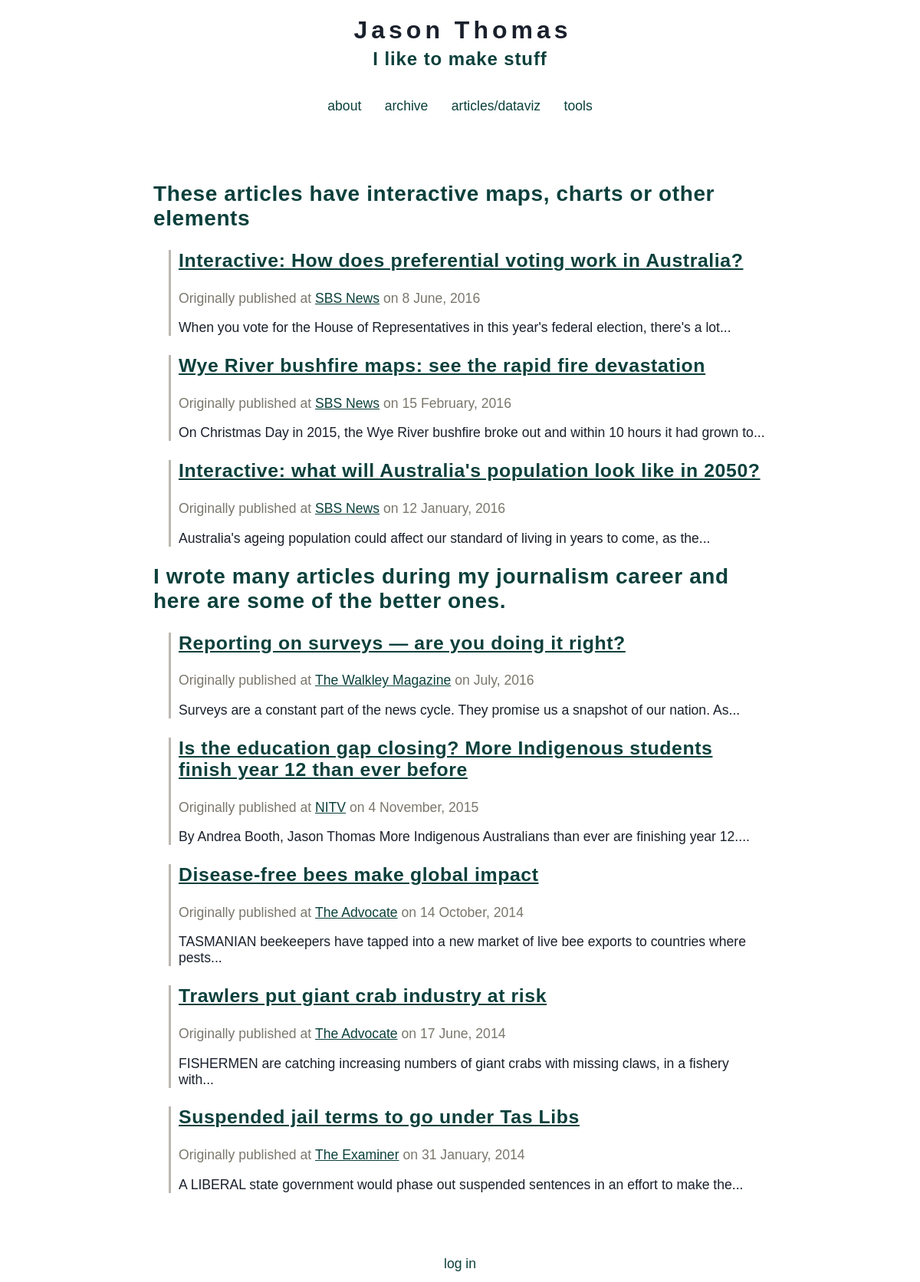
The page /articles on the database its author committed.
### tables this page shows
CREATE TABLE "articles" (
	"id"	integer PRIMARY KEY AUTOINCREMENT,
	"publishDate"	date NOT NULL,
	"link"	text NOT NULL,
	"title"	text NOT NULL,
	"text"	text NOT NULL,
	"interactive"	NUMERIC NOT NULL DEFAULT 0
);

### app.py (the view)
@app.route('/articles')
def show_articles():
    session.pop('logged_in', None)
    articles = get_sql_records("articles")
    interactive_articles, non_interactive_articles = sort_articles(articles)
    print(non_interactive_articles[1]["db_order"])
    return render_template('show_articles.html',
                            interactive_articles=interactive_articles,
                            non_interactive_articles=non_interactive_articles)

### app.py (called while the page is built)
def connect_db():
    return sqlite3.connect(app.config['DATABASE'])

def get_sql_records(table):
    if table == "articles":
        cursor = g.db.execute('select title, publishDate, link, text, interactive from articles order by id asc')
        articles = [dict(title=row[0], date=row[1], link=row[2], text=row[3], interactive=row[4]) for row in cursor.fetchall()]
        return articles
    elif table == "entries":
        cursor = g.db.execute('select title, entryDate, text from entries order by id asc')
        entries = [dict(title=row[0], date=row[1], text=row[2]) for row in cursor.fetchall()]
        return entries
    else:
        raise sqlite3.DatabaseError

def sort_articles(articles):
    interactive_articles = []
    non_interactive_articles = []
    for i, article in enumerate(articles):
        article["db_order"] = i
        if article["interactive"] == 1:
            interactive_articles.append(article)
        elif article["interactive"] == 0:
            non_interactive_articles.append(article)
        else:
            raise AttributeError("The database doesn't have interactive flag")
    return interactive_articles, non_interactive_articles

@app.before_request
def before_request():
    g.db = connect_db()

@app.teardown_request
def teardown_request(exception):
    db = getattr(g, 'db', None)
    if db is not None:
        db.close()

@app.after_request
def after_request(response):
    response.headers.set('X-Content-Type-Options', 'nosniff')
    response.headers.set('X-Frame-Options', 'SAMEORIGIN')
    response.headers.set('X-XSS-Protection', '1; mode=block')
    response.headers.set('Strict-Transport-Security', 'max-age=63072000')
    return response

### templates/show_articles.html
{% extends "layout.html" %}
{% block body %}
  <h2>These articles have interactive maps, charts or other elements</h2>
  <ul class=articles>
  {% set articles_length=interactive_articles|length %}
  {% if articles_length > 0 %}
    {% for article in interactive_articles|reverse() %}
      {% set this_article_i=article.db_order %}
      <li class=articleLink value=><a href="/article?articleNum={{this_article_i}}">
          <h3>{{ article.title }}</h3></a>
          <div class=publishedDetails>
            <p class=dateText>Originally published at</p>
            {{ article.link |safe }}
            <p class=dateText> on {{ article.date|safe }}</p>
          </div>
          <p>{{article.text|striptags|truncate(100) }}</p>
    {% endfor %}
  {% else %}
    <li><em>Why not say something?</em>
  {% endif %}
  </ul>
  <h2>I wrote many articles during my journalism career and here are some of the better ones.</h2>
  <ul class=articles>
  {% set articles_length=non_interactive_articles|length %}
  {% if articles_length > 0 %}
    {% for article in non_interactive_articles|reverse() %}
      {% set this_article_i=article.db_order %}
      <li class=articleLink value=><a href="/article?articleNum={{this_article_i}}">
          <h3>{{ article.title }}</h3></a>
          <div class=publishedDetails>
            <p class=dateText>Originally published at</p>
            {{ article.link |safe }}
            <p class=dateText> on {{ article.date|safe }}</p>
          </div>
          <p>{{article.text|striptags|truncate(100) }}</p>
    {% endfor %}
  {% else %}
    <li><em>Why not say something?</em>
  {% endif %}
  </ul>
{% endblock %}

### templates/layout.html (shortened to what this page needs)
<!doctype html>
<link rel="stylesheet" href="{{ url_for('static', filename='default.css') }}">
<link rel=stylesheet type=text/css href="{{ url_for('static', filename='style.css') }}">
<div class=topBanner>
  <a href="/">
    <h1>Jason Thomas</h1>
    <h4>I like to make stuff</h4>
  </a>
</div>
<div class=topLinks>
  <a href="{{ url_for('about') }}">about</a>
  <a href="{{ url_for('show_archive') }}">archive</a>
  <a href="{{ url_for('show_articles') }}">articles/dataviz</a>
  <a href="{{ url_for('my_work') }}">tools</a>
</div>
<div class=page>
  {% block body %}{% endblock %}
</div>
<div class=metanav>
  {% if not session.logged_in %}
    <a href="{{ url_for('login') }}">log in</a>
  {% else %}
    <a href="{{ url_for('logout') }}">log out</a>
  {% endif %}
</div>

### static/style.css (style rules this page uses)
a,h2,h3 { color: #0C403C; }
a:link { text-decoration: none; }
h1,h2,h3,h4 { letter-spacing: 0.6px; }
.page { margin: 3em auto; padding: .8em; max-width: 800px; }
.page a { text-decoration: underline; }
li { margin-bottom: 1em; list-style: none; padding-left:10px; border-left: 3px solid #BBB8B1; margin-left:10px; }
ul { padding-left:10px; }
.topBanner { width: 100%; text-align: center; cursor: pointer; }
.topBanner h1 { font-size: 4.0vh; margin-bottom:5px; letter-spacing:5px; margin-left:7px; color: #1A202C; }
.topBanner h4 { font-size: 3.0vh; letter-spacing:0.9px; margin-top:5px; color: #0C403C; }
.metanav, .topLinks { text-align: center; font-size: 0.9em; padding: 0.3em; }
.topLinks * { margin: 0.75em; margin-top: 0; }
.dateText { margin-bottom:0px; color: #7B776D; }
.publishedDetails p { display: inline; }
h1 { font-size: 3.8vh; }
h2 { font-size: 3.5vh; }
h3 { font-size: 3.1vh; }
h4 { font-size: 2.7vh; }
p, a, code, li { font-size: 2.2vh; }

### rows shown on the page
articles: title "Interactive: How does preferential voting work in Australia?", link "SBS News", date "8 June, 2016", text "When you vote for the House of Representatives in this year's federal election, there's a lot..."
articles: title "Wye River bushfire maps: see the rapid fire devastation", link "SBS News", date "15 February, 2016", text "On Christmas Day in 2015, the Wye River bushfire broke out and within 10 hours it had grown to..."
articles: title "Interactive: what will Australia's population look like in 2050?", link "SBS News", date "12 January, 2016", text "Australia's ageing population could affect our standard of living in years to come, as the..."
articles: title "Reporting on surveys — are you doing it right?", link "The Walkley Magazine", date "July, 2016", text "Surveys are a constant part of the news cycle. They promise us a snapshot of our nation. As..."
articles: title "Is the education gap closing? More Indigenous students finish year 12 than ever before", link "NITV", date "4 November, 2015", text "By Andrea Booth, Jason Thomas More Indigenous Australians than ever are finishing year 12...."
articles: title "Disease-free bees make global impact", link "The Advocate", date "14 October, 2014", text "TASMANIAN beekeepers have tapped into a new market of live bee exports to countries where pests..."
articles: title "Trawlers put giant crab industry at risk", link "The Advocate", date "17 June, 2014", text "FISHERMEN are catching increasing numbers of giant crabs with missing claws, in a fishery with..."
articles: title "Suspended jail terms to go under Tas Libs", link "The Examiner", date "31 January, 2014", text "A LIBERAL state government would phase out suspended sentences in an effort to make the..."
